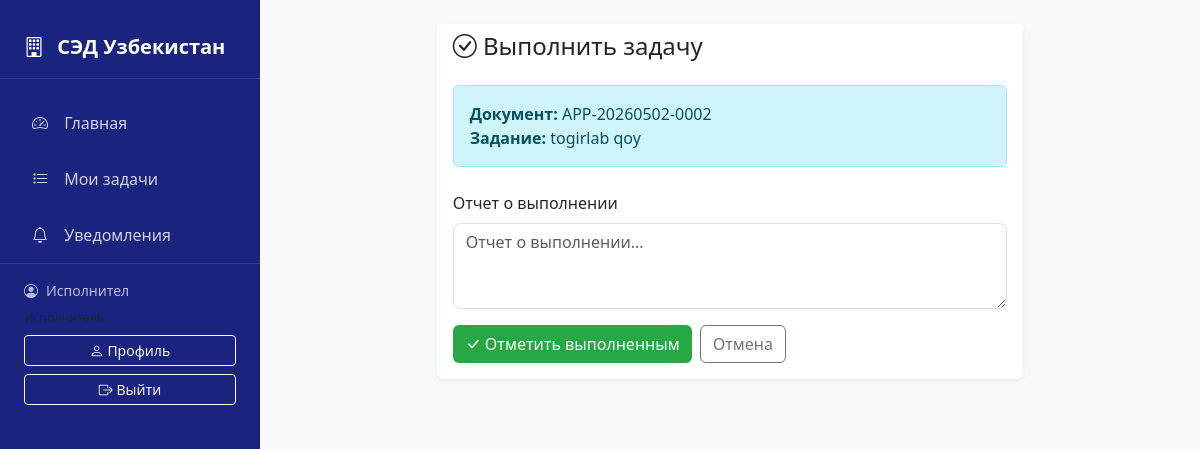
The app's page /resolution/6/complete/ (signed in) with its own data.
### documents/models.py (models this page shows, shortened)
class User(AbstractUser):
    ROLE_CHOICES = [
        ('citizen', 'Гражданин'),
        ('secretary', 'Секретарь'),
        ('head', 'Руководитель'),
        ('executor', 'Исполнитель'),
        ('admin', 'Администратор'),
    ]
    role = models.CharField(max_length=20, choices=ROLE_CHOICES, default='citizen')
    full_name = models.CharField(max_length=255, blank=True)
    phone = models.CharField(max_length=20, blank=True)
    department = models.ForeignKey(
        'Department',
        on_delete=models.SET_NULL,
        null=True,
        blank=True,
        related_name='users'
    )
    class Meta:
        verbose_name = 'Пользователь'
        verbose_name_plural = 'Пользователи'
    def is_head(self):
        return self.role == 'head'
    def is_secretary(self):
        return self.role == 'secretary'
    def is_executor(self):
        return self.role == 'executor'
    def is_admin(self):
        return self.role == 'admin'
    def is_citizen(self):
        return self.role == 'citizen'

class Resolution(models.Model):
    document = models.ForeignKey(
        Document,
        on_delete=models.CASCADE,
        related_name='resolutions'
    )
    author = models.ForeignKey(
        User,
        on_delete=models.SET_NULL,
        null=True,
        related_name='created_resolutions'
    )
    executor = models.ForeignKey(
        User,
        on_delete=models.SET_NULL,
        null=True,
        blank=True,
        related_name='assigned_resolutions'
    )
    text = models.TextField()
    due_date = models.DateField(null=True, blank=True)
    created_at = models.DateTimeField(auto_now_add=True)
    is_completed = models.BooleanField(default=False)
    completion_note = models.TextField(blank=True)
    completed_at = models.DateTimeField(null=True, blank=True)
    is_signed = models.BooleanField(default=False, help_text='Документ подписан ЭЦП')
    signed_by = models.ForeignKey(
        User,
        on_delete=models.SET_NULL,
        null=True,
        blank=True,
        related_name='signed_resolutions',
        help_text='Лицо, подписавшее документ'
    )
    signed_at = models.DateTimeField(null=True, blank=True)
    signature_data = models.TextField(blank=True, help_text='Данные цифровой подписи')
    class Meta:
        verbose_name = 'Резолюция'
        verbose_name_plural = 'Резолюции'
        ordering = ['-created_at']

class Document(models.Model):
    DOC_TYPE_CHOICES = [
        ('IN', 'Входящий'),
        ('OUT', 'Исходящий'),
        ('INT', 'Внутренний'),
        ('APP', 'Обращение гражданина'),
    ]
    STATUS_CHOICES = [
        ('DRAFT', 'Черновик'),
        ('REGISTERED', 'Зарегистрирован'),
        ('SENT', 'Отправлен'),
        ('RECEIVED', 'Принят'),
        ('RESOLUTION', 'На резолюции'),
        ('IN_PROGRESS', 'В работе'),
        ('DONE', 'Выполнен'),
        ('OVERDUE', 'Просрочен'),
    ]
    reg_number = models.CharField(max_length=50, unique=True, blank=True)
    title = models.CharField(max_length=500)
    doc_type = models.CharField(max_length=10, choices=DOC_TYPE_CHOICES)
    content = models.TextField(blank=True)
    file = models.FileField(upload_to='documents/%Y/%m/', blank=True, null=True)
    status = models.CharField(max_length=20, choices=STATUS_CHOICES, default='DRAFT')
    created_at = models.DateTimeField(auto_now_add=True)
    updated_at = models.DateTimeField(auto_now=True)
    deadline = models.DateField(null=True, blank=True)
    author = models.ForeignKey(
        User,
        on_delete=models.SET_NULL,
        null=True,
        related_name='authored_documents'
    )
    assigned_to = models.ForeignKey(
        User,
        on_delete=models.SET_NULL,
        null=True,
        blank=True,
        related_name='assigned_documents'
    )
    sender_org = models.CharField(max_length=255, blank=True)
    sender_person = models.CharField(max_length=255, blank=True)
    destination_org = models.CharField(max_length=255, blank=True, help_text='Государственное учреждение-получатель')
    destination_department = models.ForeignKey(
        'Department',
        on_delete=models.SET_NULL,
        null=True,
        blank=True,
        related_name='received_documents',
        help_text='Отдел-получатель'
    )
    destination_person = models.ForeignKey(
        User,
        on_delete=models.SET_NULL,
        null=True,
        blank=True,
        related_name='received_appeals',
        help_text='Лицо, ответственное за обработку'
    )
    ACCEPTANCE_STATUS_CHOICES = [
        ('pending', 'В ожидании'),
        ('accepted', 'Принято'),
        ('rejected', 'Отклонено'),
    ]
    acceptance_status = models.CharField(
        max_length=20,
        choices=ACCEPTANCE_STATUS_CHOICES,
        default='pending',
        help_text='Статус приема входящего документа'
    )
    accepted_by = models.ForeignKey(
        User,
        on_delete=models.SET_NULL,
        null=True,
        blank=True,
        related_name='accepted_documents',
        help_text='Пользователь, принявший документ'
    )
    accepted_at = models.DateTimeField(null=True, blank=True)
    rejection_reason = models.TextField(blank=True, help_text='Причина отклонения документа')
    class Meta:
        verbose_name = 'Документ'
        verbose_name_plural = 'Документы'
        ordering = ['-created_at']

### documents/views.py (the view)
# urls.py: path('resolution/<int:resolution_id>/complete/', views.complete_resolution, name='complete_resolution'),
@login_required
@user_passes_test(lambda u: u.is_executor())
def complete_resolution(request, resolution_id):
    resolution = get_object_or_404(Resolution, pk=resolution_id, executor=request.user)
    if request.method == 'POST':
        form = ResolutionUpdateForm(request.POST)
        if form.is_valid():
            resolution.is_completed = True
            resolution.completion_note = form.cleaned_data['completion_note']
            resolution.completed_at = timezone.now()
            resolution.save()
            document = resolution.document
            document.status = 'DONE'
            document.save()
            DocumentHistory.objects.create(
                document=document,
                action='DONE',
                performed_by=request.user,
                notes='Задача выполнена'
            )
            if document.author:
                Notification.objects.create(
                    user=document.author,
                    notification_type='COMPLETED',
                    title='Задача выполнена',
                    message=f'Документ {document.reg_number} выполнен',
                    document=document
                )
            messages.success(request, 'Задача выполнена')
            return redirect('document_detail', pk=document.pk)
    else:
        form = ResolutionUpdateForm()
    return render(request, 'documents/resolution_complete.html', {
        'form': form,
        'resolution': resolution
    })

### documents/forms.py
class ResolutionUpdateForm(forms.ModelForm):
    class Meta:
        model = Resolution
        fields = ('completion_note',)
        labels = {
            'completion_note': 'Отчет о выполнении',
        }
        widgets = {
            'completion_note': forms.Textarea(attrs={
                'class': 'form-control',
                'rows': 3,
                'placeholder': 'Отчет о выполнении...'
            }),
        }

### documents/context_processors.py (called while the page is built)
def notifications(request):
    if request.user.is_authenticated:
        unread = Notification.objects.filter(user=request.user, is_read=False)
        return {
            'notifications': unread,
            'unread_count': unread.count()
        }
    return {
        'notifications': [],
        'unread_count': 0
    }

### templates/documents/resolution_complete.html (shortened to what this page needs)
{% extends 'base.html' %}
{% block content %}
<div class="row justify-content-center">
  <div class="col-lg-8">
    <div class="card border-0 shadow-sm">
      <div class="card-header bg-white border-0">
        <h4 class="mb-0">
          <i class="bi bi-check-circle"></i> Выполнить задачу
        </h4>
      </div>
      <div class="card-body">
        <div class="alert alert-info mb-4">
          <strong>Документ:</strong> {{ resolution.document.reg_number }}<br />
          <strong>Задание:</strong> {{ resolution.text|truncatechars:100 }}
        </div>
        <form method="post">
          {% csrf_token %} {% for field in form %}
          <div class="mb-3">
            <label class="form-label">{{ field.label }}</label>
            {{ field }}
          </div>
          {% endfor %}
          <div class="d-flex gap-2">
            <button type="submit" class="btn btn-success">
              <i class="bi bi-check-lg"></i> Отметить выполненным
            </button>
            <a
              href="{% url 'document_detail' resolution.document.pk %}"
              class="btn btn-outline-secondary"
            >
              Отмена
            </a>
          </div>
        </form>
      </div>
    </div>
  </div>
</div>
{% endblock %}

### templates/base.html (shortened to what this page needs)
<!doctype html>
<html lang="uz">
  <head>
    <link
      href="https://cdn.jsdelivr.net/npm/bootstrap@5.3.0/dist/css/bootstrap.min.css"
      rel="stylesheet"
    />
    <link
      rel="stylesheet"
      href="https://cdn.jsdelivr.net/npm/bootstrap-icons@1.11.0/font/bootstrap-icons.css"
    />
  </head>
  <body>
    <nav class="sidebar">
      <div class="brand">
        <i class="bi bi-building"></i>
        СЭД Узбекистан
      </div>
      <ul class="nav flex-column">
        <li class="nav-item">
          <a class="nav-link" href="{% url 'dashboard' %}">
            <i class="bi bi-speedometer2"></i> Главная
          </a>
        </li>
        {% if user.is_authenticated %}
        {% if user.is_executor %}
        <li class="nav-item">
          <a class="nav-link" href="{% url 'document_list' %}">
            <i class="bi bi-list-task"></i> Мои задачи
          </a>
        </li>
        {% endif %}
        <li class="nav-item">
          <a class="nav-link" href="{% url 'notifications' %}">
            <i class="bi bi-bell"></i> Уведомления
          </a>
        </li>
        {% endif %}
      </ul>
      {% if user.is_authenticated %}
      <div class="user-info">
        <div class="d-flex align-items-center mb-2">
          <i class="bi bi-person-circle me-2"></i>
          <span>{{ user.username }}</span>
        </div>
        <div class="small text-muted mb-2">{{ user.get_role_display }}</div>
        <div class="d-grid gap-2">
          <a href="{% url 'user_profile' %}" class="btn btn-sm btn-outline-light">
            <i class="bi bi-person"></i> Профиль
          </a>
          <a href="{% url 'logout' %}" class="btn btn-sm btn-outline-light">
            <i class="bi bi-box-arrow-right"></i> Выйти
          </a>
        </div>
      </div>
      {% endif %}
    </nav>
    <main class="main-content">
      {% block content %}{% endblock %}
    </main>
  </body>
</html>

### templates/base.html (style rules this page uses)
:root { --sidebar-width: 260px; }
body { min-height: 100vh; }
.sidebar { width: var(--sidebar-width); min-height: 100vh; background: #1a237e; position: fixed; left: 0; top: 0; padding-top: 1rem; }
.sidebar .nav-link { color: rgba(255, 255, 255, 0.8); padding: 0.75rem 1.25rem; border-radius: 0.5rem; margin: 0.25rem 0.75rem; transition: all 0.2s; position: relative; }
.sidebar .nav-link i { margin-right: 0.75rem; width: 1.25rem; text-align: center; }
.main-content { margin-left: var(--sidebar-width); padding: 1.5rem; min-height: 100vh; background: #f8f9fa; }
.brand { color: #fff; font-size: 1.25rem; font-weight: 600; padding: 1rem 1.5rem; border-bottom: 1px solid rgba(255, 255, 255, 0.1); margin-bottom: 1rem; }
.brand i { margin-right: 0.5rem; }
.user-info { padding: 1rem 1.5rem; border-top: 1px solid rgba(255, 255, 255, 0.1); color: rgba(255, 255, 255, 0.7); font-size: 0.875rem; }

### templates/documents/resolution_complete.html (style rules this page uses)
.form-control, .form-select { border-radius: 0.5rem; }
.btn-success { background: #28a745; border: none; }

### records on screen
User: username "Исполнител"
Resolution: document.reg_number "APP-20260502-0002", text "togirlab qoy"

### other values on screen
{{ field.label }} "Отчет о выполнении"
